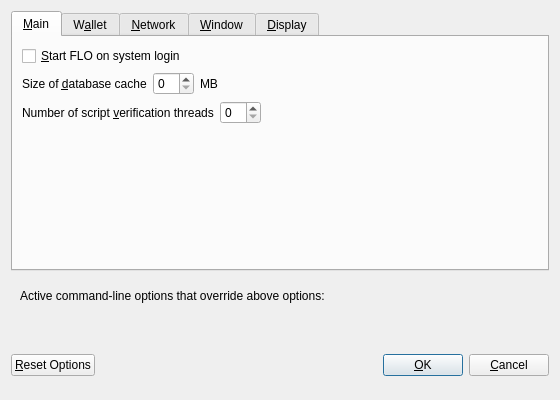
<?xml version="1.0" encoding="UTF-8"?>
<ui version="4.0">
 <class>OptionsDialog</class>
 <widget class="QDialog" name="OptionsDialog">
  <property name="geometry">
   <rect>
    <x>0</x>
    <y>0</y>
    <width>560</width>
    <height>400</height>
   </rect>
  </property>
  <property name="windowTitle">
   <string>Options</string>
  </property>
  <property name="modal">
   <bool>true</bool>
  </property>
  <layout class="QVBoxLayout" name="verticalLayout">
   <item>
    <widget class="QTabWidget" name="tabWidget">
     <property name="currentIndex">
      <number>0</number>
     </property>
     <widget class="QWidget" name="tabMain">
      <attribute name="title">
       <string>&amp;Main</string>
      </attribute>
      <layout class="QVBoxLayout" name="verticalLayout_Main">
       <item>
        <widget class="QCheckBox" name="bitcoinAtStartup">
         <property name="toolTip">
          <string>Automatically start FLO after logging in to the system.</string>
         </property>
         <property name="text">
          <string>&amp;Start FLO on system login</string>
         </property>
        </widget>
       </item>
       <item>
        <layout class="QHBoxLayout" name="horizontalLayout_2_Main">
         <item>
          <widget class="QLabel" name="databaseCacheLabel">
           <property name="text">
            <string>Size of &amp;database cache</string>
           </property>
           <property name="textFormat">
            <enum>Qt::PlainText</enum>
           </property>
           <property name="buddy">
            <cstring>databaseCache</cstring>
           </property>
          </widget>
         </item>
         <item>
          <widget class="QSpinBox" name="databaseCache"/>
         </item>
         <item>
          <widget class="QLabel" name="databaseCacheUnitLabel">
           <property name="text">
            <string>MB</string>
           </property>
           <property name="textFormat">
            <enum>Qt::PlainText</enum>
           </property>
          </widget>
         </item>
         <item>
          <spacer name="horizontalSpacer_2_Main">
           <property name="orientation">
            <enum>Qt::Horizontal</enum>
           </property>
           <property name="sizeHint" stdset="0">
            <size>
             <width>40</width>
             <height>20</height>
            </size>
           </property>
          </spacer>
         </item>
        </layout>
       </item>
       <item>
        <layout class="QHBoxLayout" name="horizontalLayout_3_Main">
         <item>
          <widget class="QLabel" name="threadsScriptVerifLabel">
           <property name="text">
            <string>Number of script &amp;verification threads</string>
           </property>
           <property name="textFormat">
            <enum>Qt::PlainText</enum>
           </property>
           <property name="buddy">
            <cstring>threadsScriptVerif</cstring>
           </property>
          </widget>
         </item>
         <item>
          <widget class="QSpinBox" name="threadsScriptVerif">
           <property name="toolTip">
            <string>(0 = auto, &lt;0 = leave that many cores free)</string>
           </property>
          </widget>
         </item>
         <item>
          <spacer name="horizontalSpacer_3_Main">
           <property name="orientation">
            <enum>Qt::Horizontal</enum>
           </property>
           <property name="sizeHint" stdset="0">
            <size>
             <width>40</width>
             <height>20</height>
            </size>
           </property>
          </spacer>
         </item>
        </layout>
       </item>
       <item>
        <spacer name="verticalSpacer_Main">
         <property name="orientation">
          <enum>Qt::Vertical</enum>
         </property>
         <property name="sizeHint" stdset="0">
          <size>
           <width>20</width>
           <height>40</height>
          </size>
         </property>
        </spacer>
       </item>
      </layout>
     </widget>
     <widget class="QWidget" name="tabWallet">
      <attribute name="title">
       <string>W&amp;allet</string>
      </attribute>
      <layout class="QVBoxLayout" name="verticalLayout_Wallet">
       <item>
        <widget class="QGroupBox" name="groupBox">
         <property name="title">
          <string>Expert</string>
         </property>
         <layout class="QVBoxLayout" name="verticalLayout_2">
          <item>
           <widget class="QCheckBox" name="coinControlFeatures">
            <property name="toolTip">
             <string>Whether to show coin control features or not.</string>
            </property>
            <property name="text">
             <string>Enable coin &amp;control features</string>
            </property>
           </widget>
          </item>
          <item>
           <widget class="QCheckBox" name="spendZeroConfChange">
            <property name="toolTip">
             <string>If you disable the spending of unconfirmed change, the change from a transaction cannot be used until that transaction has at least one confirmation. This also affects how your balance is computed.</string>
            </property>
            <property name="text">
             <string>&amp;Spend unconfirmed change</string>
            </property>
           </widget>
          </item>
         </layout>
        </widget>
       </item>
       <item>
        <spacer name="verticalSpacer_Wallet">
         <property name="orientation">
          <enum>Qt::Vertical</enum>
         </property>
         <property name="sizeHint" stdset="0">
          <size>
           <width>20</width>
           <height>40</height>
          </size>
         </property>
        </spacer>
       </item>
      </layout>
     </widget>
     <widget class="QWidget" name="tabNetwork">
      <attribute name="title">
       <string>&amp;Network</string>
      </attribute>
      <layout class="QVBoxLayout" name="verticalLayout_Network">
       <item>
        <widget class="QCheckBox" name="mapPortUpnp">
         <property name="toolTip">
          <string>Automatically open the FLO client port on the router. This only works when your router supports UPnP and it is enabled.</string>
         </property>
         <property name="text">
          <string>Map port using &amp;UPnP</string>
         </property>
        </widget>
       </item>
       <item>
        <widget class="QCheckBox" name="allowIncoming">
         <property name="toolTip">
          <string>Accept connections from outside</string>
         </property>
         <property name="text">
          <string>Allow incoming connections</string>
         </property>
        </widget>
       </item>
       <item>
        <widget class="QCheckBox" name="connectSocks">
         <property name="toolTip">
          <string>Connect to the FLO network through a SOCKS5 proxy.</string>
         </property>
         <property name="text">
          <string>&amp;Connect through SOCKS5 proxy (default proxy):</string>
         </property>
        </widget>
       </item>
       <item>
        <layout class="QHBoxLayout" name="horizontalLayout_1_Network">
         <item>
          <widget class="QLabel" name="proxyIpLabel">
           <property name="text">
            <string>Proxy &amp;IP:</string>
           </property>
           <property name="textFormat">
            <enum>Qt::PlainText</enum>
           </property>
           <property name="buddy">
            <cstring>proxyIp</cstring>
           </property>
          </widget>
         </item>
         <item>
          <widget class="QValidatedLineEdit" name="proxyIp">
           <property name="minimumSize">
            <size>
             <width>140</width>
             <height>0</height>
            </size>
           </property>
           <property name="maximumSize">
            <size>
             <width>140</width>
             <height>16777215</height>
            </size>
           </property>
           <property name="toolTip">
            <string>IP address of the proxy (e.g. IPv4: 127.0.0.1 / IPv6: ::1)</string>
           </property>
          </widget>
         </item>
         <item>
          <widget class="QLabel" name="proxyPortLabel">
           <property name="text">
            <string>&amp;Port:</string>
           </property>
           <property name="textFormat">
            <enum>Qt::PlainText</enum>
           </property>
           <property name="buddy">
            <cstring>proxyPort</cstring>
           </property>
          </widget>
         </item>
         <item>
          <widget class="QLineEdit" name="proxyPort">
           <property name="minimumSize">
            <size>
             <width>55</width>
             <height>0</height>
            </size>
           </property>
           <property name="maximumSize">
            <size>
             <width>55</width>
             <height>16777215</height>
            </size>
           </property>
           <property name="toolTip">
            <string>Port of the proxy (e.g. 9050)</string>
           </property>
          </widget>
         </item>
         <item>
          <spacer name="horizontalSpacer_1_Network">
           <property name="orientation">
            <enum>Qt::Horizontal</enum>
           </property>
           <property name="sizeHint" stdset="0">
            <size>
             <width>40</width>
             <height>20</height>
            </size>
           </property>
          </spacer>
         </item>
        </layout>
       </item>
       <item>
        <spacer name="verticalSpacer_Network">
         <property name="orientation">
          <enum>Qt::Vertical</enum>
         </property>
         <property name="sizeHint" stdset="0">
          <size>
           <width>20</width>
           <height>40</height>
          </size>
         </property>
        </spacer>
       </item>
      </layout>
     </widget>
     <widget class="QWidget" name="tabWindow">
      <attribute name="title">
       <string>&amp;Window</string>
      </attribute>
      <layout class="QVBoxLayout" name="verticalLayout_Window">
       <item>
        <widget class="QCheckBox" name="minimizeToTray">
         <property name="toolTip">
          <string>Show only a tray icon after minimizing the window.</string>
         </property>
         <property name="text">
          <string>&amp;Minimize to the tray instead of the taskbar</string>
         </property>
        </widget>
       </item>
       <item>
        <widget class="QCheckBox" name="minimizeOnClose">
         <property name="toolTip">
          <string>Minimize instead of exit the application when the window is closed. When this option is enabled, the application will be closed only after selecting Quit in the menu.</string>
         </property>
         <property name="text">
          <string>M&amp;inimize on close</string>
         </property>
        </widget>
       </item>
       <item>
        <spacer name="verticalSpacer_Window">
         <property name="orientation">
          <enum>Qt::Vertical</enum>
         </property>
         <property name="sizeHint" stdset="0">
          <size>
           <width>20</width>
           <height>40</height>
          </size>
         </property>
        </spacer>
       </item>
      </layout>
     </widget>
     <widget class="QWidget" name="tabDisplay">
      <attribute name="title">
       <string>&amp;Display</string>
      </attribute>
      <layout class="QVBoxLayout" name="verticalLayout_Display">
       <item>
        <layout class="QHBoxLayout" name="horizontalLayout_1_Display">
         <item>
          <widget class="QLabel" name="langLabel">
           <property name="text">
            <string>User Interface &amp;language:</string>
           </property>
           <property name="textFormat">
            <enum>Qt::PlainText</enum>
           </property>
           <property name="buddy">
            <cstring>lang</cstring>
           </property>
          </widget>
         </item>
         <item>
          <widget class="QValueComboBox" name="lang">
           <property name="toolTip">
            <string>The user interface language can be set here. This setting will take effect after restarting FLO.</string>
           </property>
          </widget>
         </item>
        </layout>
       </item>
       <item>
        <layout class="QHBoxLayout" name="horizontalLayout_2_Display">
         <item>
          <widget class="QLabel" name="unitLabel">
           <property name="text">
            <string>&amp;Unit to show amounts in:</string>
           </property>
           <property name="textFormat">
            <enum>Qt::PlainText</enum>
           </property>
           <property name="buddy">
            <cstring>unit</cstring>
           </property>
          </widget>
         </item>
         <item>
          <widget class="QValueComboBox" name="unit">
           <property name="toolTip">
            <string>Choose the default subdivision unit to show in the interface and when sending coins.</string>
           </property>
          </widget>
         </item>
        </layout>
       </item>
       <item>
        <layout class="QHBoxLayout" name="horizontalLayout_3_Display">
         <item>
          <widget class="QLabel" name="thirdPartyTxUrlsLabel">
           <property name="toolTip">
            <string>Third party URLs (e.g. a block explorer) that appear in the transactions tab as context menu items. %s in the URL is replaced by transaction hash. Multiple URLs are separated by vertical bar |.</string>
           </property>
           <property name="text">
            <string>Third party transaction URLs</string>
           </property>
           <property name="buddy">
            <cstring>thirdPartyTxUrls</cstring>
           </property>
          </widget>
         </item>
         <item>
          <widget class="QLineEdit" name="thirdPartyTxUrls">
           <property name="toolTip">
            <string>Third party URLs (e.g. a block explorer) that appear in the transactions tab as context menu items. %s in the URL is replaced by transaction hash. Multiple URLs are separated by vertical bar |.</string>
           </property>
          </widget>
         </item>
        </layout>
       </item>
       <item>
        <spacer name="verticalSpacer_Display">
         <property name="orientation">
          <enum>Qt::Vertical</enum>
         </property>
         <property name="sizeHint" stdset="0">
          <size>
           <width>20</width>
           <height>40</height>
          </size>
         </property>
        </spacer>
       </item>
      </layout>
     </widget>
    </widget>
   </item>
   <item>
    <widget class="QFrame" name="frame">
     <layout class="QVBoxLayout" name="verticalLayout_Bottom">
      <item>
       <layout class="QHBoxLayout" name="horizontalLayout_Bottom">
        <item>
         <widget class="QLabel" name="overriddenByCommandLineInfoLabel">
          <property name="text">
           <string>Active command-line options that override above options:</string>
          </property>
          <property name="textFormat">
           <enum>Qt::PlainText</enum>
          </property>
         </widget>
        </item>
        <item>
         <spacer name="horizontalSpacer_Bottom">
          <property name="orientation">
           <enum>Qt::Horizontal</enum>
          </property>
          <property name="sizeHint" stdset="0">
           <size>
            <width>40</width>
            <height>20</height>
           </size>
          </property>
         </spacer>
        </item>
       </layout>
      </item>
      <item>
       <widget class="QLabel" name="overriddenByCommandLineLabel">
        <property name="text">
         <string/>
        </property>
        <property name="textFormat">
         <enum>Qt::PlainText</enum>
        </property>
        <property name="wordWrap">
         <bool>true</bool>
        </property>
       </widget>
      </item>
     </layout>
    </widget>
   </item>
   <item>
    <layout class="QHBoxLayout" name="horizontalLayout_Buttons">
     <item>
      <widget class="QPushButton" name="resetButton">
       <property name="toolTip">
        <string>Reset all client options to default.</string>
       </property>
       <property name="text">
        <string>&amp;Reset Options</string>
       </property>
       <property name="autoDefault">
        <bool>false</bool>
       </property>
      </widget>
     </item>
     <item>
      <spacer name="horizontalSpacer_1">
       <property name="orientation">
        <enum>Qt::Horizontal</enum>
       </property>
       <property name="sizeHint" stdset="0">
        <size>
         <width>40</width>
         <height>48</height>
        </size>
       </property>
      </spacer>
     </item>
     <item>
      <widget class="QLabel" name="statusLabel">
       <property name="minimumSize">
        <size>
         <width>200</width>
         <height>0</height>
        </size>
       </property>
       <property name="font">
        <font>
         <weight>75</weight>
         <bold>true</bold>
        </font>
       </property>
       <property name="text">
        <string/>
       </property>
       <property name="textFormat">
        <enum>Qt::PlainText</enum>
       </property>
       <property name="wordWrap">
        <bool>true</bool>
       </property>
      </widget>
     </item>
     <item>
      <spacer name="horizontalSpacer_2">
       <property name="orientation">
        <enum>Qt::Horizontal</enum>
       </property>
       <property name="sizeHint" stdset="0">
        <size>
         <width>40</width>
         <height>48</height>
        </size>
       </property>
      </spacer>
     </item>
     <item>
      <widget class="QPushButton" name="okButton">
       <property name="text">
        <string>&amp;OK</string>
       </property>
       <property name="autoDefault">
        <bool>false</bool>
       </property>
       <property name="default">
        <bool>true</bool>
       </property>
      </widget>
     </item>
     <item>
      <widget class="QPushButton" name="cancelButton">
       <property name="text">
        <string>&amp;Cancel</string>
       </property>
       <property name="autoDefault">
        <bool>false</bool>
       </property>
      </widget>
     </item>
    </layout>
   </item>
  </layout>
 </widget>
 <customwidgets>
  <customwidget>
   <class>QValidatedLineEdit</class>
   <extends>QLineEdit</extends>
   <header>qvalidatedlineedit.h</header>
  </customwidget>
  <customwidget>
   <class>QValueComboBox</class>
   <extends>QComboBox</extends>
   <header>qvaluecombobox.h</header>
  </customwidget>
 </customwidgets>
 <resources/>
 <connections/>
</ui>
